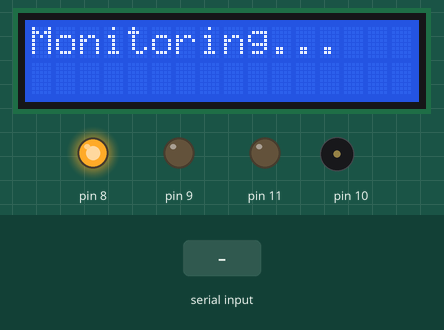
Bench run of a sketch on a simulated Arduino Uno, built with avr-gcc and run on an emulated ATmega328P. Parts: 16×2 character LCD, output pins drawn as LEDs (lit = HIGH), buzzer (waves = sounding). The test bench sets the inputs (shaded band). The modem accepts every AT command (registered, SIM ready, sends succeed) and sends nothing else; what the sketch prints to the serial monitor is not drawn.

Above: at 1.2 s.
1.3 s: "1\n" received over Serial
At 2.8 s:
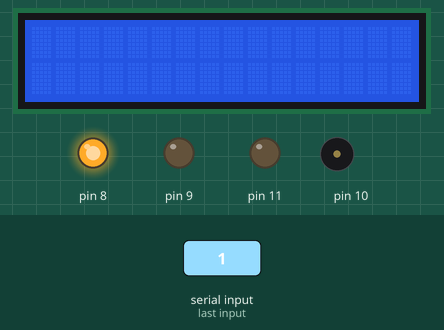
At 6.1 s:
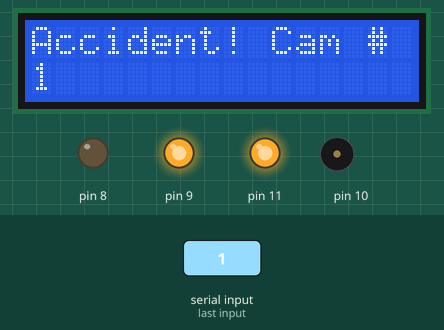
16.6 s: "0\n" received over Serial
At 18.9 s:
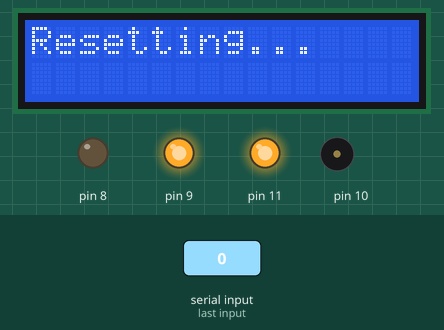
Timing chart, 0 to 20.7 s (numbered marks = the images above; inputs shaded):
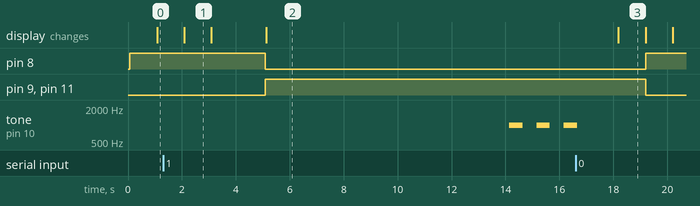

The sketch:

PD2.ino
```cpp
#include <LiquidCrystal_PCF8574.h> //For LCD Library
#include <SoftwareSerial.h> //For GSM Library

//Variables
int counter = 0; //For 60 seconds counter
bool alarm = false; //Toggles alarm
bool call = false; //Toggles call
String func, cctvNum, number1, number2, time, location; //For sms

//For LCD
LiquidCrystal_PCF8574 lcd(0x27);

//For GSM
//TXD Pin 6
//RXD Pin 7
SoftwareSerial simPin(6, 7);

void setup()
{
  lcd.begin(16, 2);
  lcd.setBacklight(255);

  simPin.begin(9600);
  Serial.begin(9600);
  while(!Serial);

  //Pins 8, 9, 10, 11
  //8 - Green LED
  //9 - Red Led
  //10 - Buzzer
  //11 - Buzzer Power
  DDRB = B1111;
}

void loop()
{
  //No accident
  if(!alarm)
  {
    PORTB = B0001;
    lcd.clear();
    delay(1000);
    lcd.setCursor(0,0);
    lcd.print("Monitoring...");
    delay(1000);
  }

  //Accident Detected (Buzzer Tone)
  if(alarm){
    tone(10,1000);
    delay(500);
    noTone(10);
    delay(500);
  }

  //GSM Call number1
  if(call){
    //60 Seconds Counter
    if(counter <= 60){
      simPin.println("ATD+63" + number1 + ";\r\n"); // Command to call the user
      counter++;
    }else{
      Serial.println("End Call");
      simPin.println("ATH"); // end call
    }
  }

  //Serial Communication
  while(Serial.available() > 0)
  {
    //Sample text for serial: 19218270084921827008412:00AM12345678901234567890123456789012
    String message = Serial.readString();
    message.trim(); //Remove spaces

    func = message.substring(0,1); //0 - reset, 1 to 4 - alarm
    number1 = message.substring(1,11); // 2nd to 11th -> First number (9*********)
    number2 = message.substring(11,21); // 12th to 21st -> Second number (9*********)
    time = message.substring(21,28); // 22nd to 28th -> time (12:00AM)

    if(message.length() <= 60) //Only 1 accident
    {
      cctvNum = message.substring(0,1); // 1st character in the serial must be number "0" to "4"
      location = "Location: " + message.substring(28,59); // 29th to 59th -> Location (31 characters max)
    }
    else if(message.length() <= 120) //2 accidents
    {
      cctvNum = message.substring(0,1); //Camera #1
      location = "Cam " + message.substring(0,1) + " Location: " + message.substring(28,59) + "\n"; //Location of Camera #1

      cctvNum += " & " + message.substring(60,61); //Camera #2
      location += "Cam " + message.substring(60,61)  + " Location: " + message.substring(88,119); //Location of Camera #2

    }
    else //3 accidents
    {
      cctvNum = message.substring(0,1); //Camera #1
      location = "Cam " + message.substring(0,1) + " Location: " + message.substring(28,59) + "\n"; //Location of Camera #1

      cctvNum += " & " + message.substring(60,61); //Camera #2
      location += "Cam " + message.substring(60,61) + " Location: " + message.substring(88,119) + "\n"; //Location of Camera #2

      cctvNum += " & " + message.substring(120,121); //Camera #3
      location += "Cam " + message.substring(120,121)  + " Location: " + message.substring(148,179); //Location of Camera #3
    }

    //Debugging
    Serial.println(message.length());
    Serial.println(message);
    Serial.println(cctvNum);
    Serial.println(number1);
    Serial.println(number2);
    Serial.println(time);
    Serial.println(location);

    if(func >= "1" && func <= "4") //Accident Detected - For SMS
    {
      alarm = true;
      call = true;
      counter = 0;
      PORTB = B1010;

      lcd.clear();
      lcd.print("Accident! Cam #");
      lcd.setCursor(0,1);
      lcd.print(cctvNum);

      //Call SendMessage Function
      alertResponder();
      alertResponder2();

    }
    else if(func == "0") //Resetting the device
    {
      lcd.clear();
      lcd.setCursor(0,0);
      lcd.print("Resetting...");
      delay(1000);

      //Reset the value of counter
      counter = 0;
      alarm = false;
      call = false;
      number1 = "";
      number2 = "";
      time = "";
      cctvNum = "";
      location = "";

      simPin.println("ATH"); // end call
    }
    else //Invalid Input
    {
      Serial.println("Invalid Input");
    }

  }
}

void alertResponder()
{
  simPin.println("AT+CMGF=1\r\n"); //AT command to set GSM module to Text Mode
  delay(10);

  simPin.println("AT+CMGS=\"+63" + number1 + "\"\r\n"); //AT command set first destination number
  delay(10);

  simPin.println("ACCIDENT DETECTED!");
  simPin.println("Cameras #: " + cctvNum);
  simPin.println(location);
  simPin.println("Time: " + time);
  simPin.println("Please Coordinate to the Command Center Immediately!");
  delay(50);

  simPin.println((char)26);
  delay(4300);
}

void alertResponder2()
{
  simPin.println("AT+CMGF=1\r\n"); //AT command to set GSM module to Text Mode
  delay(10);

  simPin.println("AT+CMGS=\"+63" + number2 + "\"\r\n"); //AT command set first destination number
  delay(10);

  simPin.println("ACCIDENT DETECTED!");
  simPin.println(cctvNum);
  simPin.println(location);
  simPin.println("Time: " + time);
  simPin.println("Please Coordinate to the Command Center Immediately!");
  delay(50);

  simPin.println((char)26);
  delay(4300);
}
```

Measured:
- after the input at 1.3 s, pin 8: HIGH → LOW after 3.8 s; pin 9, pin 11: LOW → HIGH after 3.8 s; tone on pin 10: alternates 1000 Hz for 0.50 s and silent for 0.51 s, starting after 12.8 s
- after the input at 16.6 s, pin 8: LOW → HIGH after 2.6 s; pin 9, pin 11: HIGH → LOW after 2.6 s; tone on pin 10: goes on until 16.7 s, then stays silent; the display: changes after 1.6 s (image 3)
- what the display in image 1 shows lasts 1.0 s, from 2.1 s to 3.1 s
